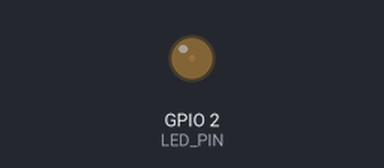
The sketch below on a simulated ESP32. Shown: output pins drawn as LEDs (lit = HIGH).

Above: at 0.05 s.
At 0.95 s:
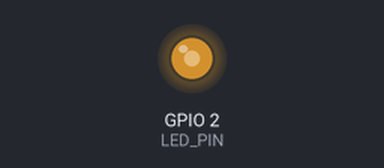
At 1.4 s:
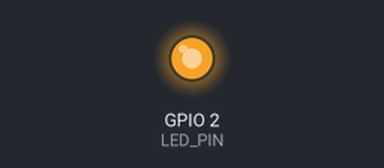
At 2.75 s:
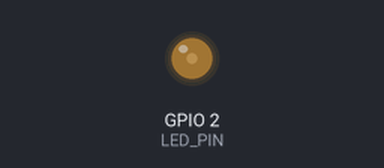
Timing chart, 0 to 7.0 s (numbered marks = the images above):
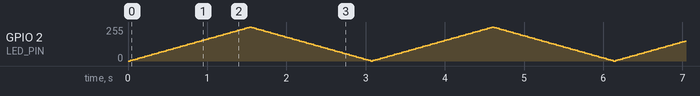

The sketch:

ledc-example.ino
```cpp
#define LEDC_CHANNEL       0 // use first channel of 16
#define LEDC_RESOLUTION_BITS  13
#define LEDC_RESOLUTION  ((1<<LEDC_RESOLUTION_BITS)-1)
#define LEDC_FREQ_HZ     5000
#define LED_PIN           2


// can set syntax to be like analogWrite() with input[ 0 : valueMax ]
void ledcAnalogWrite(uint8_t channel, uint32_t value, uint32_t valueMax = 255) {
  uint32_t duty =  LEDC_RESOLUTION * min(value, valueMax) / valueMax;
  ledcWrite(channel, duty);  // write duty to LEDC
}

void setup() {  // Setup timer and attach timer to a led pin
  ledcSetup(LEDC_CHANNEL, LEDC_FREQ_HZ, LEDC_RESOLUTION_BITS);
  ledcAttachPin(LED_PIN, LEDC_CHANNEL);
}
void loop() {
  static int brightness = 0;  // how bright the LED is
  static int fadeAmount = 5;  // how much to fade by

  ledcAnalogWrite(LEDC_CHANNEL, brightness);
  brightness = brightness + fadeAmount;
  if (brightness <= 0 || brightness >= 255)
    fadeAmount = -fadeAmount;  // reverse the direction
  delay(30);
}
```
